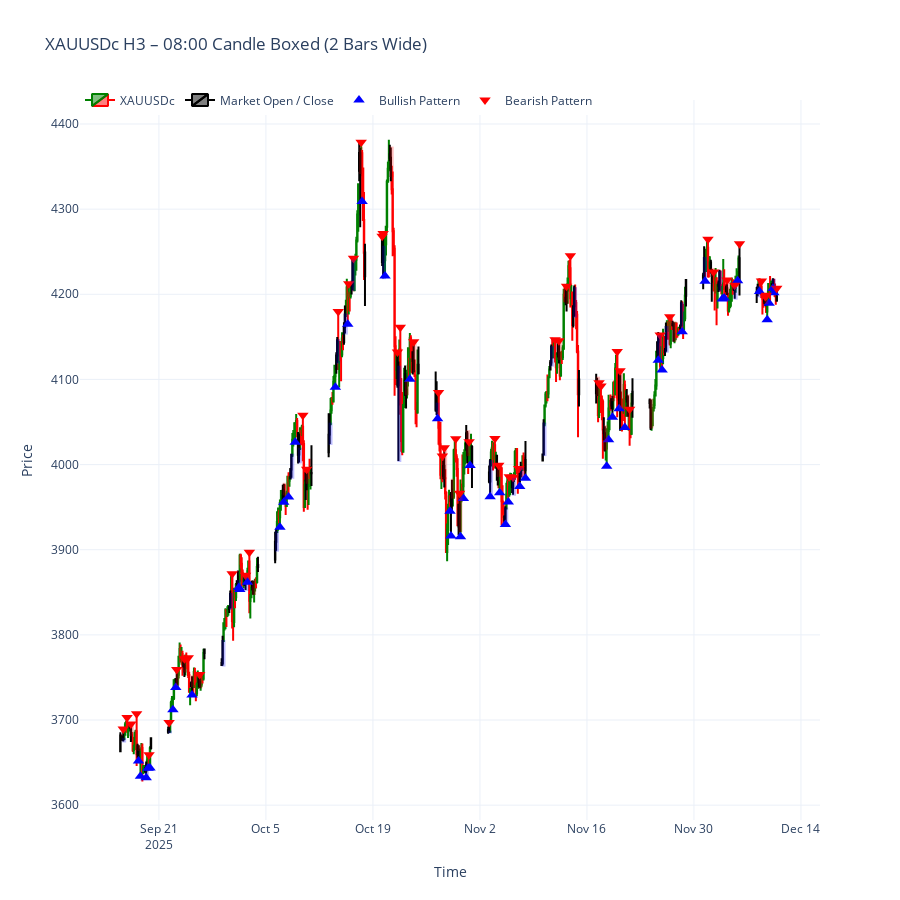

Notebook code for this chart:
### Code cell
import MetaTrader5 as mt5
import pandas as pd
import plotly.graph_objects as go
from datetime import datetime, timedelta, time

# -------------------------
# 1. Initialize MT5
# -------------------------
if not mt5.initialize():
    print("MT5 initialization failed")
    mt5.shutdown()

# -------------------------
# 2. Fetch H3 data
# -------------------------
symbol = "XAUUSDc"
timeframe = mt5.TIMEFRAME_H3
n_bars = 500
utc_from = datetime.now() - timedelta(days=5)

rates = mt5.copy_rates_from(symbol, timeframe, utc_from, n_bars)
mt5.shutdown()

# -------------------------
# 3. Convert to DataFrame
# -------------------------
df = pd.DataFrame(rates)
df['time'] = pd.to_datetime(df['time'], unit='s')
df['time'] = df['time'].dt.tz_localize('UTC').dt.tz_convert('Asia/Manila')
df.set_index('time', inplace=True)

# -------------------------
# 4. Remove weekends
# -------------------------
df = df[df.index.dayofweek < 5]

# -------------------------
# 5. Assign session key (06:00 → 05:00)
# -------------------------
market_open = time(6, 0)

def get_session(dt):
    if dt.time() >= market_open:
        return dt.date()
    else:
        return (dt - pd.Timedelta(days=1)).date()

df['session'] = df.index.map(get_session)

# -------------------------
# 6. Identify market open and close candles
# -------------------------
open_idx = df.groupby('session').head(1).index
close_idx = df.groupby('session').tail(1).index
black_idx = open_idx.union(close_idx)

# -------------------------
# 7. Candle Pattern Logic
# -------------------------
df['bullish_pattern'] = (
    (df['low'] < df['low'].shift(1)) &
    (df['close'] > df['open'].shift(1))
)

df['bearish_pattern'] = (
    (df['high'] > df['high'].shift(1)) &
    (df['close'] < df['open'].shift(1))
)

# -------------------------
# 8. Plot Candles
# -------------------------
fig = go.Figure()

# Normal candles
normal_df = df[~df.index.isin(black_idx)]

fig.add_trace(go.Candlestick(
    x=normal_df.index,
    open=normal_df['open'],
    high=normal_df['high'],
    low=normal_df['low'],
    close=normal_df['close'],
    name='XAUUSDc',
    increasing_line_color='green',
    decreasing_line_color='red'
))

# Market open / close candles (black)
black_df = df[df.index.isin(black_idx)]

fig.add_trace(go.Candlestick(
    x=black_df.index,
    open=black_df['open'],
    high=black_df['high'],
    low=black_df['low'],
    close=black_df['close'],
    name='Market Open / Close',
    increasing_line_color='black',
    decreasing_line_color='black'
))

# -------------------------
# 9. Mark 08:00 H3 Candle with Boxes
# -------------------------
bar_width = timedelta(hours=6)  # 2 H3 bars

for ts, row in df.iterrows():
    if ts.time() == time(8, 0):

        x0 = ts
        x1 = ts + bar_width

        if row['close'] > row['open']:
            y0 = row['low']
            y1 = row['close']
            color = 'blue'
        else:
            y0 = row['close']
            y1 = row['high']
            color = 'red'

        fig.add_shape(
            type='rect',
            xref='x',
            yref='y',
            x0=x0,
            x1=x1,
            y0=y0,
            y1=y1,
            line=dict(color=color, width=2),
            fillcolor=color,
            opacity=0.25
        )

# -------------------------
# 10. Pattern Markers
# -------------------------
fig.add_trace(go.Scatter(
    x=df.index[df['bullish_pattern']],
    y=df['low'][df['bullish_pattern']],
    mode='markers',
    name='Bullish Pattern',
    marker=dict(symbol='triangle-up', size=10, color='blue')
))

fig.add_trace(go.Scatter(
    x=df.index[df['bearish_pattern']],
    y=df['high'][df['bearish_pattern']],
    mode='markers',
    name='Bearish Pattern',
    marker=dict(symbol='triangle-down', size=10, color='red')
))

# -------------------------
# 11. Layout
# -------------------------
fig.update_layout(
    template='plotly_white',
    title='XAUUSDc H3 – 08:00 Candle Boxed (2 Bars Wide)',
    xaxis=dict(title='Time', rangeslider=dict(visible=False)),
    yaxis=dict(title='Price'),
    legend=dict(orientation='h', y=1.02, x=0),
    height=900
)

fig.show()

### Figure 1 — Plotly figure (JSON) as saved in the notebook; plotly's stock layout.template omitted (floating-point values rounded to 4 significant figures; data arrays with more than 128 entries replaced by an {"elided": "..."} marker saying what was removed)
{"data": [{"close": {"elided": "346 float values"}, "decreasing": {"line": {"color": "red"}}, "high": {"elided": "346 float values"}, "increasing": {"line": {"color": "green"}}, "low": {"elided": "346 float values"}, "name": "XAUUSDc", "open": {"elided": "346 float values"}, "type": "candlestick", "x": {"elided": "346 str values"}}, {"close": {"elided": "138 float values"}, "decreasing": {"line": {"color": "black"}}, "high": {"elided": "138 float values"}, "increasing": {"line": {"color": "black"}}, "low": {"elided": "138 float values"}, "name": "Market Open / Close", "open": {"elided": "138 float values"}, "type": "candlestick", "x": {"elided": "138 str values"}}, {"marker": {"color": "blue", "size": 10, "symbol": "triangle-up"}, "mode": "markers", "name": "Bullish Pattern", "type": "scatter", "x": ["2025-09-18T08:00:00+08:00", "2025-09-18T14:00:00+08:00", "2025-09-19T08:00:00+08:00", "2025-09-19T14:00:00+08:00", "2025-09-19T20:00:00+08:00", "2025-09-22T20:00:00+08:00", "2025-09-23T05:00:00+08:00", "2025-09-25T08:00:00+08:00", "2025-10-01T11:00:00+08:00", "2025-10-01T14:00:00+08:00", "2025-10-02T14:00:00+08:00", "2025-10-06T20:00:00+08:00", "2025-10-07T08:00:00+08:00", "2025-10-07T23:00:00+08:00", "2025-10-08T20:00:00+08:00", "2025-10-14T02:00:00+08:00", "2025-10-15T17:00:00+08:00", "2025-10-17T14:00:00+08:00", "2025-10-20T14:00:00+08:00", "2025-10-23T20:00:00+08:00", "2025-10-27T11:00:00+08:00", "2025-10-29T02:00:00+08:00", "2025-10-29T05:00:00+08:00", "2025-10-30T11:00:00+08:00", "2025-10-30T20:00:00+08:00", "2025-10-31T17:00:00+08:00", "2025-11-03T08:00:00+08:00", "2025-11-04T14:00:00+08:00", "2025-11-05T08:00:00+08:00", "2025-11-05T17:00:00+08:00", "2025-11-07T05:00:00+08:00", "2025-11-07T23:00:00+08:00", "2025-11-18T14:00:00+08:00", "2025-11-18T20:00:00+08:00", "2025-11-19T08:00:00+08:00", "2025-11-20T05:00:00+08:00", "2025-11-20T23:00:00+08:00", "2025-11-25T08:00:00+08:00", "2025-11-25T20:00:00+08:00", "2025-11-28T11:00:00+08:00", "2025-12-01T11:00:00+08:00", "2025-12-03T17:00:00+08:00", "2025-12-03T23:00:00+08:00", "2025-12-05T17:00:00+08:00", "2025-12-08T14:00:00+08:00", "2025-12-09T14:00:00+08:00", "2025-12-09T20:00:00+08:00", "2025-12-10T08:00:00+08:00", "2025-12-10T11:00:00+08:00"], "y": [3652.0, 3634.0, 3632.0, 3643.0, 3644.0, 3712.0, 3738.0, 3729.0, 3856.0, 3853.0, 3862.0, 3926.0, 3956.0, 3962.0, 4026.0, 4091.0, 4165.0, 4309.0, 4221.0, 4100.0, 4054.0, 3945.0, 3916.0, 3915.0, 3960.0, 3999.0, 3962.0, 3967.0, 3930.0, 3956.0, 3974.0, 3984.0, 3998.0, 4029.0, 4056.0, 4066.0, 4044.0, 4123.0, 4111.0, 4156.0, 4215.0, 4194.0, 4196.0, 4216.0, 4203.0, 4170.0, 4189.0, 4207.0, 4202.0]}, {"marker": {"color": "red", "size": 10, "symbol": "triangle-down"}, "mode": "markers", "name": "Bearish Pattern", "type": "scatter", "x": ["2025-09-16T08:00:00+08:00", "2025-09-16T20:00:00+08:00", "2025-09-17T08:00:00+08:00", "2025-09-18T02:00:00+08:00", "2025-09-19T17:00:00+08:00", "2025-09-22T08:00:00+08:00", "2025-09-23T08:00:00+08:00", "2025-09-24T08:00:00+08:00", "2025-09-24T20:00:00+08:00", "2025-09-26T08:00:00+08:00", "2025-09-30T14:00:00+08:00", "2025-10-02T08:00:00+08:00", "2025-10-02T20:00:00+08:00", "2025-10-09T20:00:00+08:00", "2025-10-10T08:00:00+08:00", "2025-10-14T11:00:00+08:00", "2025-10-15T20:00:00+08:00", "2025-10-16T11:00:00+08:00", "2025-10-17T11:00:00+08:00", "2025-10-20T05:00:00+08:00", "2025-10-20T08:00:00+08:00", "2025-10-22T05:00:00+08:00", "2025-10-22T14:00:00+08:00", "2025-10-24T08:00:00+08:00", "2025-10-27T14:00:00+08:00", "2025-10-28T02:00:00+08:00", "2025-10-28T08:00:00+08:00", "2025-10-29T20:00:00+08:00", "2025-10-30T08:00:00+08:00", "2025-10-31T14:00:00+08:00", "2025-11-03T23:00:00+08:00", "2025-11-04T11:00:00+08:00", "2025-11-05T20:00:00+08:00", "2025-11-06T08:00:00+08:00", "2025-11-07T02:00:00+08:00", "2025-11-11T20:00:00+08:00", "2025-11-12T08:00:00+08:00", "2025-11-13T08:00:00+08:00", "2025-11-13T20:00:00+08:00", "2025-11-17T14:00:00+08:00", "2025-11-17T20:00:00+08:00", "2025-11-19T23:00:00+08:00", "2025-11-20T08:00:00+08:00", "2025-11-21T14:00:00+08:00", "2025-11-25T14:00:00+08:00", "2025-11-26T20:00:00+08:00", "2025-12-01T20:00:00+08:00", "2025-12-02T14:00:00+08:00", "2025-12-04T08:00:00+08:00", "2025-12-05T08:00:00+08:00", "2025-12-05T23:00:00+08:00", "2025-12-08T20:00:00+08:00", "2025-12-09T08:00:00+08:00", "2025-12-09T11:00:00+08:00", "2025-12-10T20:00:00+08:00"], "y": [3689.0, 3703.0, 3695.0, 3707.0, 3659.0, 3697.0, 3759.0, 3772.0, 3773.0, 3753.0, 3872.0, 3870.0, 3897.0, 4058.0, 3994.0, 4180.0, 4212.0, 4242.0, 4379.0, 4268.0, 4271.0, 4132.0, 4161.0, 4144.0, 4085.0, 4010.0, 4020.0, 4030.0, 3966.0, 4027.0, 4031.0, 3999.0, 3986.0, 3985.0, 3995.0, 4147.0, 4146.0, 4209.0, 4245.0, 4096.0, 4092.0, 4133.0, 4110.0, 4065.0, 4152.0, 4174.0, 4265.0, 4226.0, 4217.0, 4211.0, 4259.0, 4216.0, 4197.0, 4199.0, 4207.0]}], "layout": {"height": 900, "legend": {"orientation": "h", "x": 0, "y": 1.02}, "shapes": [{"fillcolor": "blue", "line": {"color": "blue", "width": 2}, "opacity": 0.25, "type": "rect", "x0": "2025-09-16T08:00:00+08:00", "x1": "2025-09-16T14:00:00+08:00", "xref": "x", "y0": 3675.0, "y1": 3678.0, "yref": "y"}, {"fillcolor": "red", "line": {"color": "red", "width": 2}, "opacity": 0.25, "type": "rect", "x0": "2025-09-17T08:00:00+08:00", "x1": "2025-09-17T14:00:00+08:00", "xref": "x", "y0": 3682.0, "y1": 3695.0, "yref": "y"}, {"fillcolor": "red", "line": {"color": "red", "width": 2}, "opacity": 0.25, "type": "rect", "x0": "2025-09-18T08:00:00+08:00", "x1": "2025-09-18T14:00:00+08:00", "xref": "x", "y0": 3665.0, "y1": 3670.0, "yref": "y"}, {"fillcolor": "blue", "line": {"color": "blue", "width": 2}, "opacity": 0.25, "type": "rect", "x0": "2025-09-19T08:00:00+08:00", "x1": "2025-09-19T14:00:00+08:00", "xref": "x", "y0": 3632.0, "y1": 3647.0, "yref": "y"}, {"fillcolor": "blue", "line": {"color": "blue", "width": 2}, "opacity": 0.25, "type": "rect", "x0": "2025-09-22T08:00:00+08:00", "x1": "2025-09-22T14:00:00+08:00", "xref": "x", "y0": 3685.0, "y1": 3686.0, "yref": "y"}, {"fillcolor": "red", "line": {"color": "red", "width": 2}, "opacity": 0.25, "type": "rect", "x0": "2025-09-23T08:00:00+08:00", "x1": "2025-09-23T14:00:00+08:00", "xref": "x", "y0": 3742.0, "y1": 3759.0, "yref": "y"}, {"fillcolor": "red", "line": {"color": "red", "width": 2}, "opacity": 0.25, "type": "rect", "x0": "2025-09-24T08:00:00+08:00", "x1": "2025-09-24T14:00:00+08:00", "xref": "x", "y0": 3757.0, "y1": 3772.0, "yref": "y"}, {"fillcolor": "red", "line": {"color": "red", "width": 2}, "opacity": 0.25, "type": "rect", "x0": "2025-09-25T08:00:00+08:00", "x1": "2025-09-25T14:00:00+08:00", "xref": "x", "y0": 3740.0, "y1": 3752.0, "yref": "y"}, {"fillcolor": "red", "line": {"color": "red", "width": 2}, "opacity": 0.25, "type": "rect", "x0": "2025-09-26T08:00:00+08:00", "x1": "2025-09-26T14:00:00+08:00", "xref": "x", "y0": 3738.0, "y1": 3753.0, "yref": "y"}, {"fillcolor": "blue", "line": {"color": "blue", "width": 2}, "opacity": 0.25, "type": "rect", "x0": "2025-09-29T08:00:00+08:00", "x1": "2025-09-29T14:00:00+08:00", "xref": "x", "y0": 3764.0, "y1": 3793.0, "yref": "y"}, {"fillcolor": "blue", "line": {"color": "blue", "width": 2}, "opacity": 0.25, "type": "rect", "x0": "2025-09-30T08:00:00+08:00", "x1": "2025-09-30T14:00:00+08:00", "xref": "x", "y0": 3831.0, "y1": 3848.0, "yref": "y"}, {"fillcolor": "blue", "line": {"color": "blue", "width": 2}, "opacity": 0.25, "type": "rect", "x0": "2025-10-01T08:00:00+08:00", "x1": "2025-10-01T14:00:00+08:00", "xref": "x", "y0": 3858.0, "y1": 3863.0, "yref": "y"}, {"fillcolor": "blue", "line": {"color": "blue", "width": 2}, "opacity": 0.25, "type": "rect", "x0": "2025-10-02T08:00:00+08:00", "x1": "2025-10-02T14:00:00+08:00", "xref": "x", "y0": 3853.0, "y1": 3866.0, "yref": "y"}, {"fillcolor": "red", "line": {"color": "red", "width": 2}, "opacity": 0.25, "type": "rect", "x0": "2025-10-03T08:00:00+08:00", "x1": "2025-10-03T14:00:00+08:00", "xref": "x", "y0": 3848.0, "y1": 3863.0, "yref": "y"}, {"fillcolor": "blue", "line": {"color": "blue", "width": 2}, "opacity": 0.25, "type": "rect", "x0": "2025-10-06T08:00:00+08:00", "x1": "2025-10-06T14:00:00+08:00", "xref": "x", "y0": 3899.0, "y1": 3921.0, "yref": "y"}, {"fillcolor": "red", "line": {"color": "red", "width": 2}, "opacity": 0.25, "type": "rect", "x0": "2025-10-07T08:00:00+08:00", "x1": "2025-10-07T14:00:00+08:00", "xref": "x", "y0": 3965.0, "y1": 3977.0, "yref": "y"}, {"fillcolor": "blue", "line": {"color": "blue", "width": 2}, "opacity": 0.25, "type": "rect", "x0": "2025-10-08T08:00:00+08:00", "x1": "2025-10-08T14:00:00+08:00", "xref": "x", "y0": 3984.0, "y1": 4012.0, "yref": "y"}, {"fillcolor": "blue", "line": {"color": "blue", "width": 2}, "opacity": 0.25, "type": "rect", "x0": "2025-10-09T08:00:00+08:00", "x1": "2025-10-09T14:00:00+08:00", "xref": "x", "y0": 4002.0, "y1": 4019.0, "yref": "y"}, {"fillcolor": "red", "line": {"color": "red", "width": 2}, "opacity": 0.25, "type": "rect", "x0": "2025-10-10T08:00:00+08:00", "x1": "2025-10-10T14:00:00+08:00", "xref": "x", "y0": 3979.0, "y1": 3994.0, "yref": "y"}, {"fillcolor": "blue", "line": {"color": "blue", "width": 2}, "opacity": 0.25, "type": "rect", "x0": "2025-10-13T08:00:00+08:00", "x1": "2025-10-13T14:00:00+08:00", "xref": "x", "y0": 4024.0, "y1": 4048.0, "yref": "y"}, {"fillcolor": "blue", "line": {"color": "blue", "width": 2}, "opacity": 0.25, "type": "rect", "x0": "2025-10-14T08:00:00+08:00", "x1": "2025-10-14T14:00:00+08:00", "xref": "x", "y0": 4120.0, "y1": 4146.0, "yref": "y"}, {"fillcolor": "blue", "line": {"color": "blue", "width": 2}, "opacity": 0.25, "type": "rect", "x0": "2025-10-15T08:00:00+08:00", "x1": "2025-10-15T14:00:00+08:00", "xref": "x", "y0": 4154.0, "y1": 4176.0, "yref": "y"}, {"fillcolor": "blue", "line": {"color": "blue", "width": 2}, "opacity": 0.25, "type": "rect", "x0": "2025-10-16T08:00:00+08:00", "x1": "2025-10-16T14:00:00+08:00", "xref": "x", "y0": 4205.0, "y1": 4239.0, "yref": "y"}, {"fillcolor": "red", "line": {"color": "red", "width": 2}, "opacity": 0.25, "type": "rect", "x0": "2025-10-17T08:00:00+08:00", "x1": "2025-10-17T14:00:00+08:00", "xref": "x", "y0": 4342.0, "y1": 4372.0, "yref": "y"}, {"fillcolor": "blue", "line": {"color": "blue", "width": 2}, "opacity": 0.25, "type": "rect", "x0": "2025-10-20T08:00:00+08:00", "x1": "2025-10-20T14:00:00+08:00", "xref": "x", "y0": 4219.0, "y1": 4256.0, "yref": "y"}, {"fillcolor": "red", "line": {"color": "red", "width": 2}, "opacity": 0.25, "type": "rect", "x0": "2025-10-21T08:00:00+08:00", "x1": "2025-10-21T14:00:00+08:00", "xref": "x", "y0": 4339.0, "y1": 4372.0, "yref": "y"}, {"fillcolor": "blue", "line": {"color": "blue", "width": 2}, "opacity": 0.25, "type": "rect", "x0": "2025-10-22T08:00:00+08:00", "x1": "2025-10-22T14:00:00+08:00", "xref": "x", "y0": 4004.0, "y1": 4115.0, "yref": "y"}, {"fillcolor": "red", "line": {"color": "red", "width": 2}, "opacity": 0.25, "type": "rect", "x0": "2025-10-23T08:00:00+08:00", "x1": "2025-10-23T14:00:00+08:00", "xref": "x", "y0": 4083.0, "y1": 4097.0, "yref": "y"}, {"fillcolor": "red", "line": {"color": "red", "width": 2}, "opacity": 0.25, "type": "rect", "x0": "2025-10-24T08:00:00+08:00", "x1": "2025-10-24T14:00:00+08:00", "xref": "x", "y0": 4110.0, "y1": 4144.0, "yref": "y"}, {"fillcolor": "blue", "line": {"color": "blue", "width": 2}, "opacity": 0.25, "type": "rect", "x0": "2025-10-27T08:00:00+08:00", "x1": "2025-10-27T14:00:00+08:00", "xref": "x", "y0": 4058.0, "y1": 4072.0, "yref": "y"}, {"fillcolor": "red", "line": {"color": "red", "width": 2}, "opacity": 0.25, "type": "rect", "x0": "2025-10-28T08:00:00+08:00", "x1": "2025-10-28T14:00:00+08:00", "xref": "x", "y0": 3984.0, "y1": 4020.0, "yref": "y"}, {"fillcolor": "red", "line": {"color": "red", "width": 2}, "opacity": 0.25, "type": "rect", "x0": "2025-10-29T08:00:00+08:00", "x1": "2025-10-29T14:00:00+08:00", "xref": "x", "y0": 3961.0, "y1": 3982.0, "yref": "y"}, {"fillcolor": "red", "line": {"color": "red", "width": 2}, "opacity": 0.25, "type": "rect", "x0": "2025-10-30T08:00:00+08:00", "x1": "2025-10-30T14:00:00+08:00", "xref": "x", "y0": 3922.0, "y1": 3966.0, "yref": "y"}, {"fillcolor": "red", "line": {"color": "red", "width": 2}, "opacity": 0.25, "type": "rect", "x0": "2025-10-31T08:00:00+08:00", "x1": "2025-10-31T14:00:00+08:00", "xref": "x", "y0": 4011.0, "y1": 4039.0, "yref": "y"}, {"fillcolor": "blue", "line": {"color": "blue", "width": 2}, "opacity": 0.25, "type": "rect", "x0": "2025-11-03T08:00:00+08:00", "x1": "2025-11-03T14:00:00+08:00", "xref": "x", "y0": 3962.0, "y1": 4004.0, "yref": "y"}, {"fillcolor": "red", "line": {"color": "red", "width": 2}, "opacity": 0.25, "type": "rect", "x0": "2025-11-04T08:00:00+08:00", "x1": "2025-11-04T14:00:00+08:00", "xref": "x", "y0": 3987.0, "y1": 3999.0, "yref": "y"}, {"fillcolor": "blue", "line": {"color": "blue", "width": 2}, "opacity": 0.25, "type": "rect", "x0": "2025-11-05T08:00:00+08:00", "x1": "2025-11-05T14:00:00+08:00", "xref": "x", "y0": 3930.0, "y1": 3949.0, "yref": "y"}, {"fillcolor": "blue", "line": {"color": "blue", "width": 2}, "opacity": 0.25, "type": "rect", "x0": "2025-11-06T08:00:00+08:00", "x1": "2025-11-06T14:00:00+08:00", "xref": "x", "y0": 3965.0, "y1": 3983.0, "yref": "y"}, {"fillcolor": "blue", "line": {"color": "blue", "width": 2}, "opacity": 0.25, "type": "rect", "x0": "2025-11-07T08:00:00+08:00", "x1": "2025-11-07T14:00:00+08:00", "xref": "x", "y0": 3984.0, "y1": 3995.0, "yref": "y"}, {"fillcolor": "blue", "line": {"color": "blue", "width": 2}, "opacity": 0.25, "type": "rect", "x0": "2025-11-10T08:00:00+08:00", "x1": "2025-11-10T14:00:00+08:00", "xref": "x", "y0": 4011.0, "y1": 4048.0, "yref": "y"}, {"fillcolor": "blue", "line": {"color": "blue", "width": 2}, "opacity": 0.25, "type": "rect", "x0": "2025-11-11T08:00:00+08:00", "x1": "2025-11-11T14:00:00+08:00", "xref": "x", "y0": 4116.0, "y1": 4138, "yref": "y"}, {"fillcolor": "red", "line": {"color": "red", "width": 2}, "opacity": 0.25, "type": "rect", "x0": "2025-11-12T08:00:00+08:00", "x1": "2025-11-12T14:00:00+08:00", "xref": "x", "y0": 4124.0, "y1": 4146.0, "yref": "y"}, {"fillcolor": "red", "line": {"color": "red", "width": 2}, "opacity": 0.25, "type": "rect", "x0": "2025-11-13T08:00:00+08:00", "x1": "2025-11-13T14:00:00+08:00", "xref": "x", "y0": 4190.0, "y1": 4209.0, "yref": "y"}, {"fillcolor": "blue", "line": {"color": "blue", "width": 2}, "opacity": 0.25, "type": "rect", "x0": "2025-11-14T08:00:00+08:00", "x1": "2025-11-14T14:00:00+08:00", "xref": "x", "y0": 4174.0, "y1": 4207.0, "yref": "y"}, {"fillcolor": "red", "line": {"color": "red", "width": 2}, "opacity": 0.25, "type": "rect", "x0": "2025-11-17T08:00:00+08:00", "x1": "2025-11-17T14:00:00+08:00", "xref": "x", "y0": 4082.0, "y1": 4102.0, "yref": "y"}, {"fillcolor": "red", "line": {"color": "red", "width": 2}, "opacity": 0.25, "type": "rect", "x0": "2025-11-18T08:00:00+08:00", "x1": "2025-11-18T14:00:00+08:00", "xref": "x", "y0": 4018.0, "y1": 4045.0, "yref": "y"}, {"fillcolor": "red", "line": {"color": "red", "width": 2}, "opacity": 0.25, "type": "rect", "x0": "2025-11-19T08:00:00+08:00", "x1": "2025-11-19T14:00:00+08:00", "xref": "x", "y0": 4076.0, "y1": 4081.0, "yref": "y"}, {"fillcolor": "red", "line": {"color": "red", "width": 2}, "opacity": 0.25, "type": "rect", "x0": "2025-11-20T08:00:00+08:00", "x1": "2025-11-20T14:00:00+08:00", "xref": "x", "y0": 4067.0, "y1": 4110.0, "yref": "y"}, {"fillcolor": "red", "line": {"color": "red", "width": 2}, "opacity": 0.25, "type": "rect", "x0": "2025-11-21T08:00:00+08:00", "x1": "2025-11-21T14:00:00+08:00", "xref": "x", "y0": 4057.0, "y1": 4081.0, "yref": "y"}, {"fillcolor": "red", "line": {"color": "red", "width": 2}, "opacity": 0.25, "type": "rect", "x0": "2025-11-24T08:00:00+08:00", "x1": "2025-11-24T14:00:00+08:00", "xref": "x", "y0": 4044.0, "y1": 4076.0, "yref": "y"}, {"fillcolor": "blue", "line": {"color": "blue", "width": 2}, "opacity": 0.25, "type": "rect", "x0": "2025-11-25T08:00:00+08:00", "x1": "2025-11-25T14:00:00+08:00", "xref": "x", "y0": 4123.0, "y1": 4151.0, "yref": "y"}, {"fillcolor": "blue", "line": {"color": "blue", "width": 2}, "opacity": 0.25, "type": "rect", "x0": "2025-11-26T08:00:00+08:00", "x1": "2025-11-26T14:00:00+08:00", "xref": "x", "y0": 4133.0, "y1": 4162.0, "yref": "y"}, {"fillcolor": "red", "line": {"color": "red", "width": 2}, "opacity": 0.25, "type": "rect", "x0": "2025-11-27T08:00:00+08:00", "x1": "2025-11-27T14:00:00+08:00", "xref": "x", "y0": 4145.0, "y1": 4167.0, "yref": "y"}, {"fillcolor": "blue", "line": {"color": "blue", "width": 2}, "opacity": 0.25, "type": "rect", "x0": "2025-11-28T08:00:00+08:00", "x1": "2025-11-28T14:00:00+08:00", "xref": "x", "y0": 4163.0, "y1": 4189.0, "yref": "y"}, {"fillcolor": "blue", "line": {"color": "blue", "width": 2}, "opacity": 0.25, "type": "rect", "x0": "2025-12-01T08:00:00+08:00", "x1": "2025-12-01T14:00:00+08:00", "xref": "x", "y0": 4218.0, "y1": 4243.0, "yref": "y"}, {"fillcolor": "red", "line": {"color": "red", "width": 2}, "opacity": 0.25, "type": "rect", "x0": "2025-12-02T08:00:00+08:00", "x1": "2025-12-02T14:00:00+08:00", "xref": "x", "y0": 4222.0, "y1": 4230.0, "yref": "y"}, {"fillcolor": "blue", "line": {"color": "blue", "width": 2}, "opacity": 0.25, "type": "rect", "x0": "2025-12-03T08:00:00+08:00", "x1": "2025-12-03T14:00:00+08:00", "xref": "x", "y0": 4204.0, "y1": 4227.0, "yref": "y"}, {"fillcolor": "red", "line": {"color": "red", "width": 2}, "opacity": 0.25, "type": "rect", "x0": "2025-12-04T08:00:00+08:00", "x1": "2025-12-04T14:00:00+08:00", "xref": "x", "y0": 4200.0, "y1": 4217.0, "yref": "y"}, {"fillcolor": "blue", "line": {"color": "blue", "width": 2}, "opacity": 0.25, "type": "rect", "x0": "2025-12-05T08:00:00+08:00", "x1": "2025-12-05T14:00:00+08:00", "xref": "x", "y0": 4195.0, "y1": 4207.0, "yref": "y"}, {"fillcolor": "blue", "line": {"color": "blue", "width": 2}, "opacity": 0.25, "type": "rect", "x0": "2025-12-08T08:00:00+08:00", "x1": "2025-12-08T14:00:00+08:00", "xref": "x", "y0": 4198.0, "y1": 4209.0, "yref": "y"}, {"fillcolor": "red", "line": {"color": "red", "width": 2}, "opacity": 0.25, "type": "rect", "x0": "2025-12-09T08:00:00+08:00", "x1": "2025-12-09T14:00:00+08:00", "xref": "x", "y0": 4190.0, "y1": 4197.0, "yref": "y"}, {"fillcolor": "blue", "line": {"color": "blue", "width": 2}, "opacity": 0.25, "type": "rect", "x0": "2025-12-10T08:00:00+08:00", "x1": "2025-12-10T14:00:00+08:00", "xref": "x", "y0": 4207.0, "y1": 4217.0, "yref": "y"}], "title": {"text": "XAUUSDc H3 – 08:00 Candle Boxed (2 Bars Wide)"}, "xaxis": {"rangeslider": {"visible": false}, "title": {"text": "Time"}}, "yaxis": {"title": {"text": "Price"}}}}
